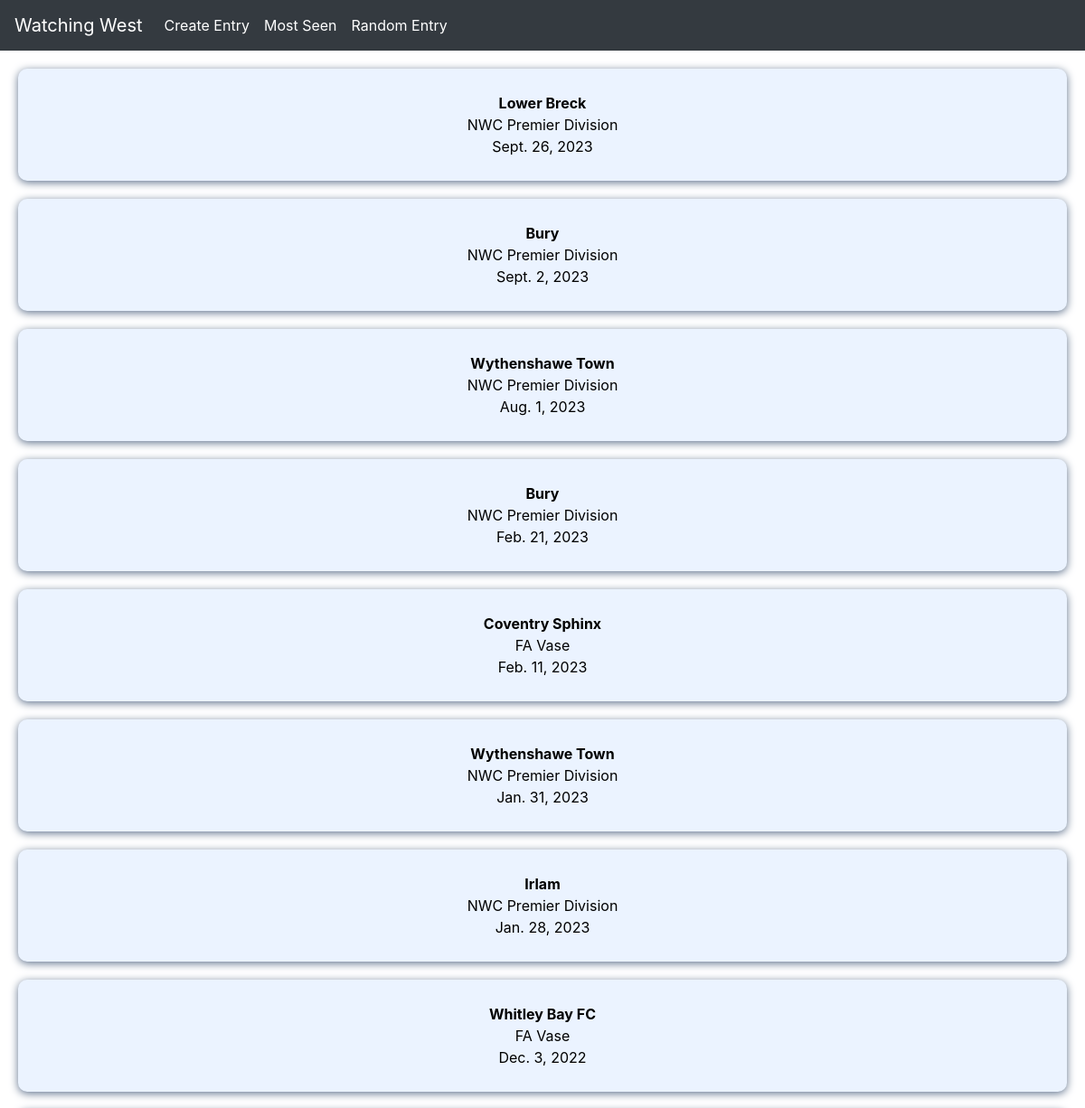
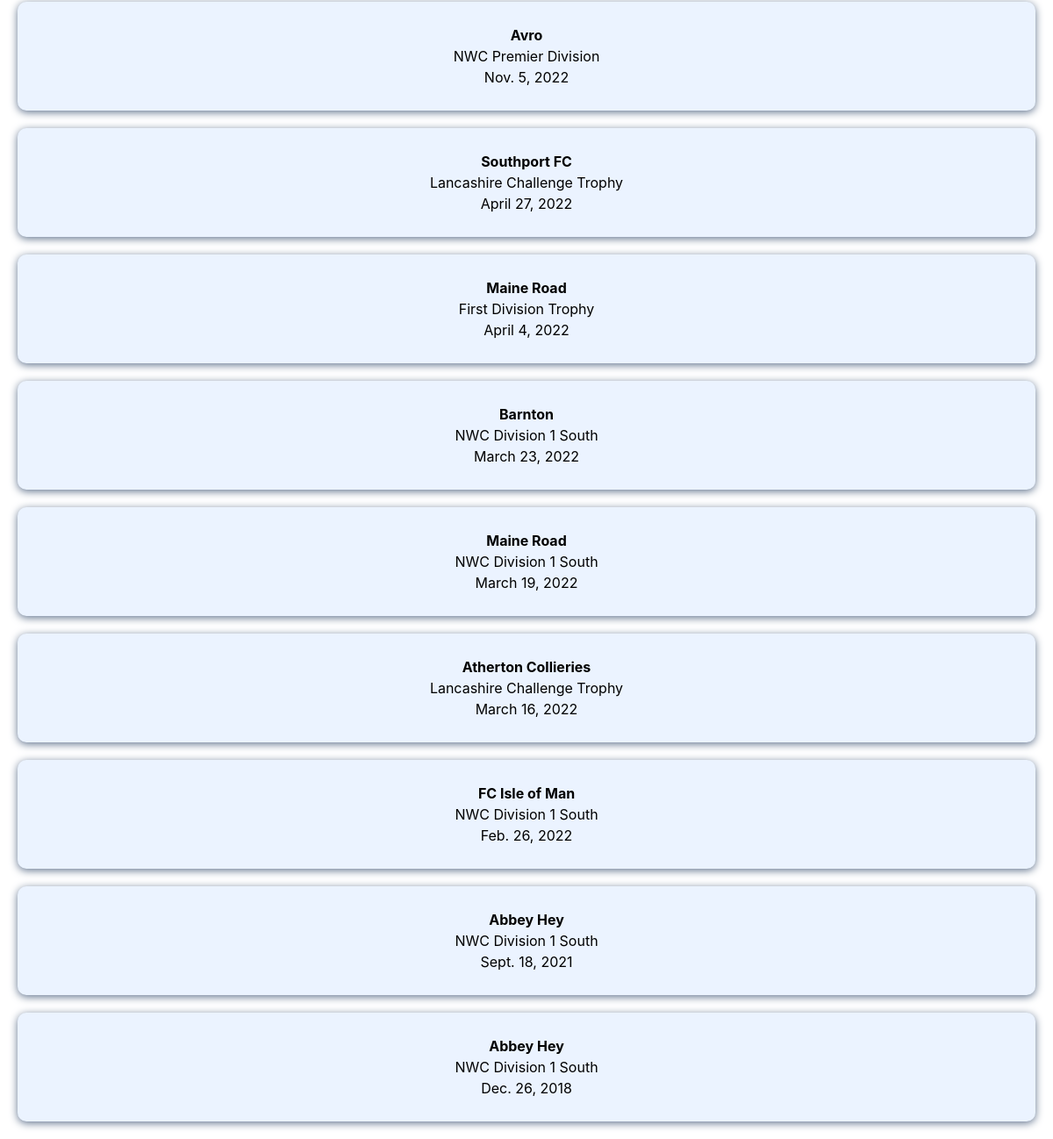
The app's page /watchingwest/ with its own data (2 pictures, top to bottom).
### westaway/models.py (models this page shows, shortened)
class Entry(models.Model):
    opponent = models.ForeignKey(Opponent, on_delete=models.SET_NULL, null=True)
    date = models.DateField()
    location = models.CharField(max_length=64)
    home = models.BooleanField(default=True)
    text_entry = models.CharField(max_length=400)
    image = models.OneToOneField(Image, null=True, blank=True, on_delete=models.SET_NULL)
    competition = models.ForeignKey(Competition, on_delete=models.SET_NULL, null=True)
    user = models.ForeignKey(User, on_delete=models.SET_NULL, null=True)

class Opponent(models.Model):
    name = models.CharField(max_length=64)
    code = models.CharField(max_length=8, default="", blank=True)
    def __str__(self):
        return f"{self.name}"

class Competition(models.Model):
    competition = models.CharField(max_length=64, default="", blank=True)

### westaway/views.py (the view)
# urls.py: path("", views.index, name="index"),
def index(request):
    entries = Entry.objects.all().order_by('-date')
    context = {
        'entries' : entries
    }
    return render(request,"westaway/index.html", context)

### westaway/templates/westaway/index.html
{% extends 'westaway/layout.html' %}
{% block body %}
{% for entry in entries %}
<a class="entry-link" href="{% url 'westaway:entry' entry.id %}">
<div class="entry">
    <p><ul>
        <li>{{entry.opponent}}</li>
        <li>{{entry.competition.competition}}</li>
        <li>{{entry.date}}</li>
    </ul></p>
</div>
</a>
{% endfor %}
{% endblock %}

### westaway/static/westaway/styles.css (style rules this page uses)
.entry { border-radius: 10px; background-color: #ebf3ff; box-shadow: #61738d 0px 2px 10px; margin: 20px; padding: 10px; text-align: center; color: black; text-decoration: none; }
.entry ul { list-style-type: none; margin: 0; padding: 0; }
.entry ul li:first-child { font-weight: bold; }

### records on screen
Entry: opponent "Lower Breck", competition.competition "NWC Premier Division", date "Sept. 26, 2023"
Entry: opponent "Bury", competition.competition "NWC Premier Division", date "Sept. 2, 2023"
Entry: opponent "Wythenshawe Town", competition.competition "NWC Premier Division", date "Aug. 1, 2023"
Entry: opponent "Bury", competition.competition "NWC Premier Division", date "Feb. 21, 2023"
Entry: opponent "Coventry Sphinx", competition.competition "FA Vase", date "Feb. 11, 2023"
Entry: opponent "Wythenshawe Town", competition.competition "NWC Premier Division", date "Jan. 31, 2023"
Entry: opponent "Irlam", competition.competition "NWC Premier Division", date "Jan. 28, 2023"
Entry: opponent "Whitley Bay FC", competition.competition "FA Vase", date "Dec. 3, 2022"
Entry: opponent "Avro", competition.competition "NWC Premier Division", date "Nov. 5, 2022"
Entry: opponent "Southport FC", competition.competition "Lancashire Challenge Trophy", date "April 27, 2022"
Entry: opponent "Maine Road", competition.competition "First Division Trophy", date "April 4, 2022"
Entry: opponent "Barnton", competition.competition "NWC Division 1 South", date "March 23, 2022"
Entry: opponent "Maine Road", competition.competition "NWC Division 1 South", date "March 19, 2022"
Entry: opponent "Atherton Collieries", competition.competition "Lancashire Challenge Trophy", date "March 16, 2022"
Entry: opponent "FC Isle of Man", competition.competition "NWC Division 1 South", date "Feb. 26, 2022"
Entry: opponent "Abbey Hey", competition.competition "NWC Division 1 South", date "Sept. 18, 2021"
Entry: opponent "Abbey Hey", competition.competition "NWC Division 1 South", date "Dec. 26, 2018"
